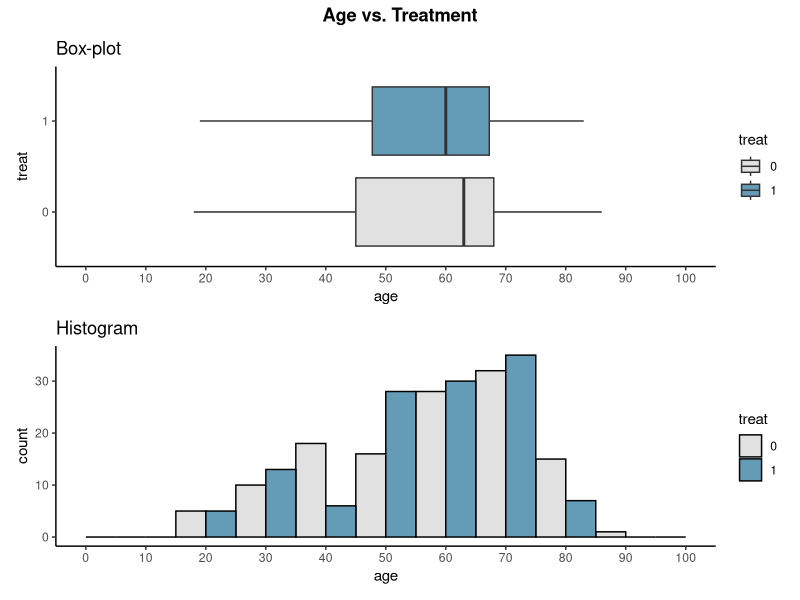
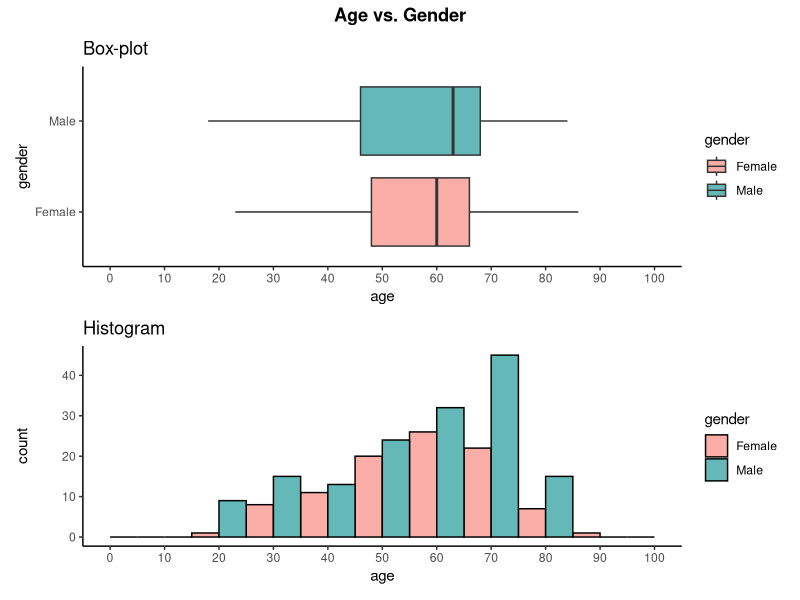
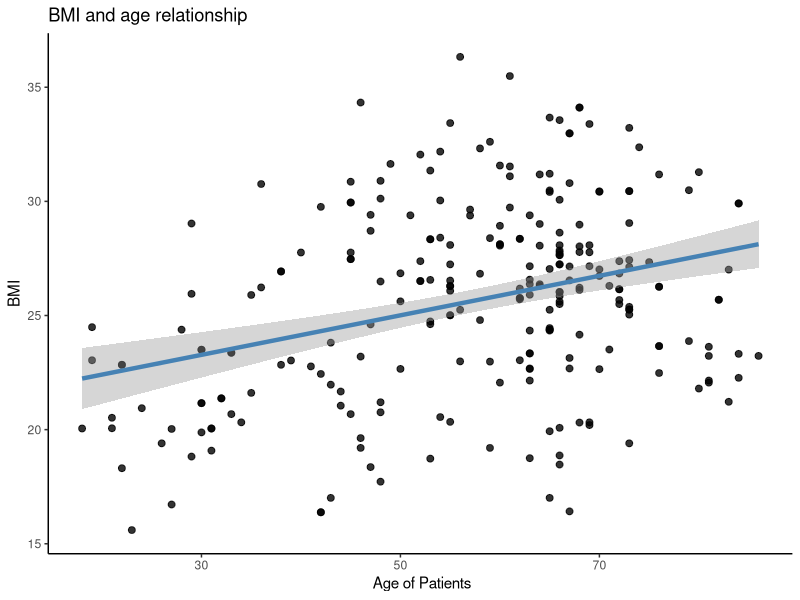

Generate these figures, in order, with R: (Note: this script raises an error after producing the figures.)
#   T Are there any correlated measurements?

#Load libraries
library(here)
library(tidyverse)
library(ggplot2)
library(patchwork)

data <- read.csv2(here("DATA", "clean_data.csv"))

# Ensure correct variable types
data <- data %>%
  mutate(ASA_score = as.factor(ASA_score),
         Mallampati_score = as.factor(Mallampati_score),
         smoking = as.factor(smoking),
         preOp_pain = as.factor(preOp_pain),
         treat = as.factor(treat),
         pacu30min_throatPain = as.factor(pacu30min_throatPain),
         pacu90min_throatPain = as.factor(pacu90min_throatPain),
         postOp4hour_throatPain = as.factor(postOp4hour_throatPain),
         pod1am_throatPain = as.factor(pod1am_throatPain),
         pacu30min_cough = as.factor(pacu30min_cough),
         pacu90min_cough = as.factor(pacu90min_cough),
         postOp4hour_cough = as.factor(postOp4hour_cough),
         pod1am_cough = as.factor(pod1am_cough),
         extubation_cough = as.factor(extubation_cough))

#----- Does the age distribution depend on `treat`? --------------------------------------

# Set 'treat' as factor
data$treat <- factor(data$treat)

# Boxplot Age vs. Treat 
boxplot_treat <- ggplot(data, aes(x = treat, y = age, fill = treat)) +
  geom_boxplot() +
  scale_fill_manual(values = c("0" = "#E1E1E1", "1" = "#649CB8")) +
  scale_y_continuous(breaks = c(0, 10, 20, 30, 40, 50, 60, 70, 80, 90, 100), limits = c(0, 100)) +
  labs(title = "Box-plot") +
  theme_classic() +
  coord_flip()  

# Histogram Age vs. Treat 
histogram_treat <- ggplot(data, aes(y = age, fill = treat)) +
  geom_histogram(binwidth = 10, position = "dodge", color = "black") +
  scale_fill_manual(values = c("0" = "#E1E1E1", "1" = "#649CB8")) +
  scale_y_continuous(breaks = c(0, 10, 20, 30, 40, 50, 60, 70, 80, 90, 100), limits = c(0, 100)) +
  labs(title = "Histogram") +
  theme_classic() +
  coord_flip()  

# Combine plots 
Age_vs_treat_plot <- (boxplot_treat / histogram_treat) + 
  plot_annotation(
    title = "Age vs. Treatment",
    theme = theme(plot.title = element_text(hjust = 0.5, face = "bold"))
  )

# Display the plot
Age_vs_treat_plot

# Conclusion: the distribution of age does not appear to depend on treatment.


#----- Does the age distribution of the patients depend on their sex (`gender`)?--------

# Boxplot: Age vs. Gender
boxplot_gender <- ggplot(data, aes(x = gender, y = age, fill = gender)) +
  geom_boxplot() +
  scale_fill_manual(values = c("Female" = "#FBADA7", "Male" = "#64B8B8")) +
  scale_y_continuous(breaks = c(0, 10, 20, 30, 40, 50, 60, 70, 80, 90, 100), limits = c(0, 100)) +
  labs(title = "Box-plot") +
  theme_classic() +
  coord_flip() 

# Histogram: Age vs. Gender
histogram_gender <- ggplot(data, aes(y = age, fill = gender)) +
  geom_histogram(binwidth = 10, position = "dodge", color = "black") +
  scale_fill_manual(values = c("Female" = "#FBADA7", "Male" = "#64B8B8")) +
  scale_y_continuous(breaks = c(0 ,10, 20, 30, 40, 50, 60, 70, 80, 90, 100), limits = c(0, 100)) +
  labs(title = "Histogram") +
  theme_classic() +
  coord_flip() 

# Combine plots 
Age_vs_gender_plot <- (boxplot_gender / histogram_gender)  + 
  plot_annotation(
    title = "Age vs. Gender",
    theme = theme(plot.title = element_text(hjust = 0.5, face = "bold"))
  )

# Display the plot
Age_vs_gender_plot

# Conclusion: The distribution of age does not appear to depend on gender.


# ---- Do BMI and age have a linear relationship? ----

ggplot(data,aes(x=age,y=as.numeric(BMI))) +
  geom_point(alpha=0.8, size = 2) + 
  geom_smooth(method="lm", color="steelblue",se=TRUE, size =1.5) + 
  labs(title="BMI and age relationship",
       x=" Age of Patients",
       y= "BMI") + 
  theme_classic()

# Conclusion: it appears to be a linear relationship between BMI and age. 


# ---- Does the preoperative pain change with age of the patients?

sum(data$preOp_pain == 1)
sum(data$preOp_pain != 1)

# Conclusion: Only two patients (out of 249) had preoperative pain while
# there is insufficient data to test for a relationship.


###############################
###   Statistical analysis ####
###############################

# ---- Does the treatment depend on the preoperative smoking? ----

# We are using logistic regression (GLM) because 'treat' is categorical (0 = Sugar, 1 = Licorice).

# Question: Does the treatment depend on the preoperative smoking?
logistic_model <- glm(treat ~ smoking, family = binomial())
summary(logistic_model)
# Conclusion: # The likelihood of receiving licorice treatment do not depend on Preoperative smoking status.
# P > 0.05


# ---- Does the treatment depend on the gender of the patient? ----




# ---- Does the treatment depend on whether the patient had a preoperative pain? ----




# ---- According to the data, was the treatment with licorice gargle reducing the risk of post operative throat pain? ----
  
# Coughing 30 minutes after PACU arrival
model_pacu30min_throatPain <- glm(pacu30min_throatPain ~ treat, data = data, family = binomial)
summary(model_pacu30min_throatPain)
# Conclusion: Licorice treatment significantly reduces throat pain 30 minutes after surgery.
# P < 0.05

# Coughing 90 minutes after PACU arrival
model_pacu90min_throatPain <- glm(pacu90min_throatPain ~ treat, data = data, family = binomial)
summary(model_pacu90min_throatPain)
# Conclusion: Licorice treatment significantly reduces throat pain 90 minutes after surgery.
# P < 0.05

# Coughing 4 hours after surgery
model_postOp4hour_throatPain <- glm(postOp4hour_throatPain ~ treat, data = data, family = binomial)
summary(model_postOp4hour_throatPain)
# Conclusion: Licorice treatment significantly reduces throat pain 4 hours after surgery.
# P < 0.05

# Coughing on the first postoperative morning
model_pod1am_throatPain <- glm(pod1am_throatPain ~ treat, data = data, family = binomial)
summary(model_pod1am_throatPain)
# Conclusion: Licorice treatment significantly reduces throat pain on the first postoperative morning.
# P < 0.05
